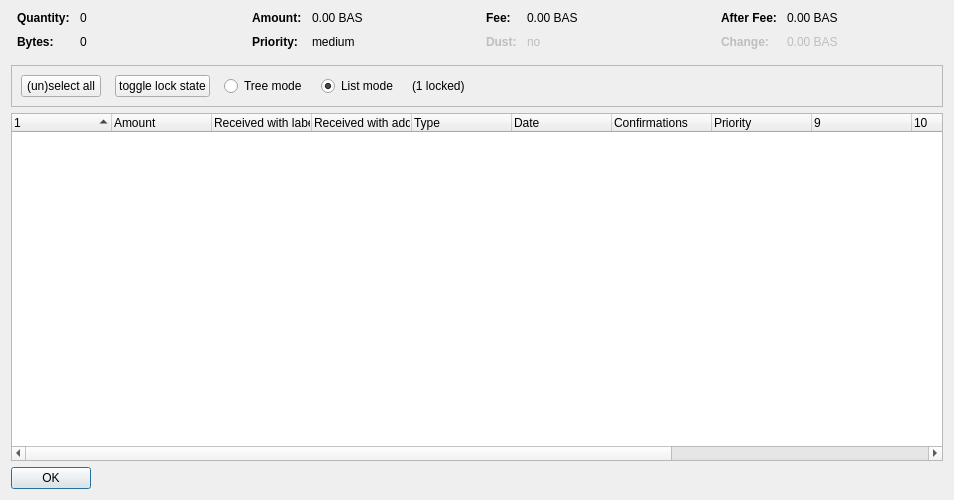
<?xml version="1.0" encoding="UTF-8"?>
<ui version="4.0">
 <class>CoinControlDialog</class>
 <widget class="QDialog" name="CoinControlDialog">
  <property name="geometry">
   <rect>
    <x>0</x>
    <y>0</y>
    <width>954</width>
    <height>500</height>
   </rect>
  </property>
  <property name="windowTitle">
   <string>Coin Selection</string>
  </property>
  <layout class="QVBoxLayout" name="verticalLayout">
   <item>
    <layout class="QHBoxLayout" name="horizontalLayoutTop" stretch="0,0,0,0">
     <property name="topMargin">
      <number>0</number>
     </property>
     <property name="bottomMargin">
      <number>10</number>
     </property>
     <item>
      <layout class="QFormLayout" name="formLayoutCoinControl1">
       <property name="horizontalSpacing">
        <number>10</number>
       </property>
       <property name="verticalSpacing">
        <number>10</number>
       </property>
       <property name="leftMargin">
        <number>6</number>
       </property>
       <property name="rightMargin">
        <number>6</number>
       </property>
       <item row="0" column="0">
        <widget class="QLabel" name="labelCoinControlQuantityText">
         <property name="font">
          <font>
           <weight>75</weight>
           <bold>true</bold>
          </font>
         </property>
         <property name="text">
          <string>Quantity:</string>
         </property>
        </widget>
       </item>
       <item row="0" column="1">
        <widget class="QLabel" name="labelCoinControlQuantity">
         <property name="cursor">
          <cursorShape>IBeamCursor</cursorShape>
         </property>
         <property name="contextMenuPolicy">
          <enum>Qt::ActionsContextMenu</enum>
         </property>
         <property name="text">
          <string notr="true">0</string>
         </property>
         <property name="textInteractionFlags">
          <set>Qt::LinksAccessibleByMouse|Qt::TextSelectableByKeyboard|Qt::TextSelectableByMouse</set>
         </property>
        </widget>
       </item>
       <item row="1" column="0">
        <widget class="QLabel" name="labelCoinControlBytesText">
         <property name="font">
          <font>
           <weight>75</weight>
           <bold>true</bold>
          </font>
         </property>
         <property name="text">
          <string>Bytes:</string>
         </property>
        </widget>
       </item>
       <item row="1" column="1">
        <widget class="QLabel" name="labelCoinControlBytes">
         <property name="cursor">
          <cursorShape>IBeamCursor</cursorShape>
         </property>
         <property name="contextMenuPolicy">
          <enum>Qt::ActionsContextMenu</enum>
         </property>
         <property name="text">
          <string notr="true">0</string>
         </property>
         <property name="textInteractionFlags">
          <set>Qt::LinksAccessibleByMouse|Qt::TextSelectableByKeyboard|Qt::TextSelectableByMouse</set>
         </property>
        </widget>
       </item>
      </layout>
     </item>
     <item>
      <layout class="QFormLayout" name="formLayoutCoinControl2">
       <property name="horizontalSpacing">
        <number>10</number>
       </property>
       <property name="verticalSpacing">
        <number>10</number>
       </property>
       <property name="leftMargin">
        <number>6</number>
       </property>
       <property name="rightMargin">
        <number>6</number>
       </property>
       <item row="0" column="0">
        <widget class="QLabel" name="labelCoinControlAmountText">
         <property name="font">
          <font>
           <weight>75</weight>
           <bold>true</bold>
          </font>
         </property>
         <property name="text">
          <string>Amount:</string>
         </property>
        </widget>
       </item>
       <item row="0" column="1">
        <widget class="QLabel" name="labelCoinControlAmount">
         <property name="cursor">
          <cursorShape>IBeamCursor</cursorShape>
         </property>
         <property name="contextMenuPolicy">
          <enum>Qt::ActionsContextMenu</enum>
         </property>
         <property name="text">
          <string notr="true">0.00 BAS</string>
         </property>
         <property name="textInteractionFlags">
          <set>Qt::LinksAccessibleByMouse|Qt::TextSelectableByKeyboard|Qt::TextSelectableByMouse</set>
         </property>
        </widget>
       </item>
       <item row="1" column="0">
        <widget class="QLabel" name="labelCoinControlPriorityText">
         <property name="font">
          <font>
           <weight>75</weight>
           <bold>true</bold>
          </font>
         </property>
         <property name="text">
          <string>Priority:</string>
         </property>
        </widget>
       </item>
       <item row="1" column="1">
        <widget class="QLabel" name="labelCoinControlPriority">
         <property name="cursor">
          <cursorShape>IBeamCursor</cursorShape>
         </property>
         <property name="contextMenuPolicy">
          <enum>Qt::ActionsContextMenu</enum>
         </property>
         <property name="text">
          <string>medium</string>
         </property>
         <property name="textInteractionFlags">
          <set>Qt::LinksAccessibleByMouse|Qt::TextSelectableByKeyboard|Qt::TextSelectableByMouse</set>
         </property>
        </widget>
       </item>
      </layout>
     </item>
     <item>
      <layout class="QFormLayout" name="formLayoutCoinControl3">
       <property name="horizontalSpacing">
        <number>10</number>
       </property>
       <property name="verticalSpacing">
        <number>10</number>
       </property>
       <property name="leftMargin">
        <number>6</number>
       </property>
       <property name="rightMargin">
        <number>6</number>
       </property>
       <item row="0" column="0">
        <widget class="QLabel" name="labelCoinControlFeeText">
         <property name="font">
          <font>
           <weight>75</weight>
           <bold>true</bold>
          </font>
         </property>
         <property name="text">
          <string>Fee:</string>
         </property>
        </widget>
       </item>
       <item row="0" column="1">
        <widget class="QLabel" name="labelCoinControlFee">
         <property name="cursor">
          <cursorShape>IBeamCursor</cursorShape>
         </property>
         <property name="contextMenuPolicy">
          <enum>Qt::ActionsContextMenu</enum>
         </property>
         <property name="text">
          <string notr="true">0.00 BAS</string>
         </property>
         <property name="textInteractionFlags">
          <set>Qt::LinksAccessibleByMouse|Qt::TextSelectableByKeyboard|Qt::TextSelectableByMouse</set>
         </property>
        </widget>
       </item>
       <item row="1" column="0">
        <widget class="QLabel" name="labelCoinControlLowOutputText">
         <property name="enabled">
          <bool>false</bool>
         </property>
         <property name="font">
          <font>
           <weight>75</weight>
           <bold>true</bold>
          </font>
         </property>
         <property name="text">
          <string>Dust:</string>
         </property>
        </widget>
       </item>
       <item row="1" column="1">
        <widget class="QLabel" name="labelCoinControlLowOutput">
         <property name="enabled">
          <bool>false</bool>
         </property>
         <property name="cursor">
          <cursorShape>IBeamCursor</cursorShape>
         </property>
         <property name="contextMenuPolicy">
          <enum>Qt::ActionsContextMenu</enum>
         </property>
         <property name="text">
          <string>no</string>
         </property>
         <property name="textInteractionFlags">
          <set>Qt::LinksAccessibleByMouse|Qt::TextSelectableByKeyboard|Qt::TextSelectableByMouse</set>
         </property>
        </widget>
       </item>
      </layout>
     </item>
     <item>
      <layout class="QFormLayout" name="formLayoutCoinControl4">
       <property name="horizontalSpacing">
        <number>10</number>
       </property>
       <property name="verticalSpacing">
        <number>10</number>
       </property>
       <property name="leftMargin">
        <number>6</number>
       </property>
       <property name="rightMargin">
        <number>6</number>
       </property>
       <item row="0" column="0">
        <widget class="QLabel" name="labelCoinControlAfterFeeText">
         <property name="font">
          <font>
           <weight>75</weight>
           <bold>true</bold>
          </font>
         </property>
         <property name="text">
          <string>After Fee:</string>
         </property>
        </widget>
       </item>
       <item row="0" column="1">
        <widget class="QLabel" name="labelCoinControlAfterFee">
         <property name="cursor">
          <cursorShape>IBeamCursor</cursorShape>
         </property>
         <property name="contextMenuPolicy">
          <enum>Qt::ActionsContextMenu</enum>
         </property>
         <property name="text">
          <string notr="true">0.00 BAS</string>
         </property>
         <property name="textInteractionFlags">
          <set>Qt::LinksAccessibleByMouse|Qt::TextSelectableByKeyboard|Qt::TextSelectableByMouse</set>
         </property>
        </widget>
       </item>
       <item row="1" column="0">
        <widget class="QLabel" name="labelCoinControlChangeText">
         <property name="enabled">
          <bool>false</bool>
         </property>
         <property name="font">
          <font>
           <weight>75</weight>
           <bold>true</bold>
          </font>
         </property>
         <property name="text">
          <string>Change:</string>
         </property>
        </widget>
       </item>
       <item row="1" column="1">
        <widget class="QLabel" name="labelCoinControlChange">
         <property name="enabled">
          <bool>false</bool>
         </property>
         <property name="cursor">
          <cursorShape>IBeamCursor</cursorShape>
         </property>
         <property name="contextMenuPolicy">
          <enum>Qt::ActionsContextMenu</enum>
         </property>
         <property name="text">
          <string notr="true">0.00 BAS</string>
         </property>
         <property name="textInteractionFlags">
          <set>Qt::LinksAccessibleByMouse|Qt::TextSelectableByKeyboard|Qt::TextSelectableByMouse</set>
         </property>
        </widget>
       </item>
      </layout>
     </item>
    </layout>
   </item>
   <item>
    <widget class="QFrame" name="frame">
     <property name="minimumSize">
      <size>
       <width>0</width>
       <height>40</height>
      </size>
     </property>
     <property name="frameShape">
      <enum>QFrame::StyledPanel</enum>
     </property>
     <property name="frameShadow">
      <enum>QFrame::Sunken</enum>
     </property>
     <layout class="QHBoxLayout" name="horizontalLayout">
      <item>
       <layout class="QHBoxLayout" name="horizontalLayoutPanel" stretch="0,0,0,0,0,0">
        <property name="spacing">
         <number>14</number>
        </property>
        <item>
         <widget class="QPushButton" name="pushButtonSelectAll">
          <property name="sizePolicy">
           <sizepolicy hsizetype="Maximum" vsizetype="Fixed">
            <horstretch>0</horstretch>
            <verstretch>0</verstretch>
           </sizepolicy>
          </property>
          <property name="text">
           <string>(un)select all</string>
          </property>
          <property name="autoDefault">
           <bool>false</bool>
          </property>
         </widget>
        </item>
        <item>
         <widget class="QPushButton" name="pushButtonToggleLock">
          <property name="sizePolicy">
           <sizepolicy hsizetype="Maximum" vsizetype="Fixed">
            <horstretch>0</horstretch>
            <verstretch>0</verstretch>
           </sizepolicy>
          </property>
          <property name="text">
           <string>toggle lock state</string>
          </property>
          <property name="autoDefault">
           <bool>false</bool>
          </property>
         </widget>
        </item>
        <item>
         <widget class="QRadioButton" name="radioTreeMode">
          <property name="sizePolicy">
           <sizepolicy hsizetype="Maximum" vsizetype="Fixed">
            <horstretch>0</horstretch>
            <verstretch>0</verstretch>
           </sizepolicy>
          </property>
          <property name="text">
           <string>Tree mode</string>
          </property>
         </widget>
        </item>
        <item>
         <widget class="QRadioButton" name="radioListMode">
          <property name="sizePolicy">
           <sizepolicy hsizetype="Maximum" vsizetype="Fixed">
            <horstretch>0</horstretch>
            <verstretch>0</verstretch>
           </sizepolicy>
          </property>
          <property name="text">
           <string>List mode</string>
          </property>
          <property name="checked">
           <bool>true</bool>
          </property>
         </widget>
        </item>
        <item>
         <widget class="QLabel" name="labelLocked">
          <property name="text">
           <string>(1 locked)</string>
          </property>
         </widget>
        </item>
        <item>
         <spacer name="horizontalSpacer">
          <property name="orientation">
           <enum>Qt::Horizontal</enum>
          </property>
          <property name="sizeHint" stdset="0">
           <size>
            <width>40</width>
            <height>20</height>
           </size>
          </property>
         </spacer>
        </item>
       </layout>
      </item>
     </layout>
    </widget>
   </item>
   <item>
    <widget class="CoinControlTreeWidget" name="treeWidget">
     <property name="contextMenuPolicy">
      <enum>Qt::CustomContextMenu</enum>
     </property>
     <property name="sortingEnabled">
      <bool>false</bool>
     </property>
     <property name="columnCount">
      <number>13</number>
     </property>
     <attribute name="headerShowSortIndicator" stdset="0">
      <bool>true</bool>
     </attribute>
     <attribute name="headerStretchLastSection">
      <bool>false</bool>
     </attribute>
     <column>
      <property name="text">
       <string/>
      </property>
     </column>
     <column>
      <property name="text">
       <string>Amount</string>
      </property>
     </column>
     <column>
      <property name="text">
       <string>Received with label</string>
      </property>
     </column>
     <column>
      <property name="text">
       <string>Received with address</string>
      </property>
     </column>
     <column>
      <property name="text">
       <string>Type</string>
      </property>
     </column>
     <column>
      <property name="text">
       <string>Date</string>
      </property>
     </column>
     <column>
      <property name="text">
       <string>Confirmations</string>
      </property>
      <property name="toolTip">
       <string>Confirmed</string>
      </property>
     </column>
     <column>
      <property name="text">
       <string>Priority</string>
      </property>
     </column>
     <column>
      <property name="text">
       <string/>
      </property>
     </column>
     <column>
      <property name="text">
       <string/>
      </property>
     </column>
     <column>
      <property name="text">
       <string/>
      </property>
     </column>
     <column>
      <property name="text">
       <string/>
      </property>
     </column>
     <column>
      <property name="text">
       <string/>
      </property>
     </column>
    </widget>
   </item>
   <item>
    <widget class="QDialogButtonBox" name="buttonBox">
     <property name="sizePolicy">
      <sizepolicy hsizetype="Maximum" vsizetype="Fixed">
       <horstretch>0</horstretch>
       <verstretch>0</verstretch>
      </sizepolicy>
     </property>
     <property name="orientation">
      <enum>Qt::Horizontal</enum>
     </property>
     <property name="standardButtons">
      <set>QDialogButtonBox::Ok</set>
     </property>
    </widget>
   </item>
  </layout>
 </widget>
 <customwidgets>
  <customwidget>
   <class>CoinControlTreeWidget</class>
   <extends>QTreeWidget</extends>
   <header>coincontroltreewidget.h</header>
  </customwidget>
 </customwidgets>
 <resources/>
 <connections/>
</ui>
